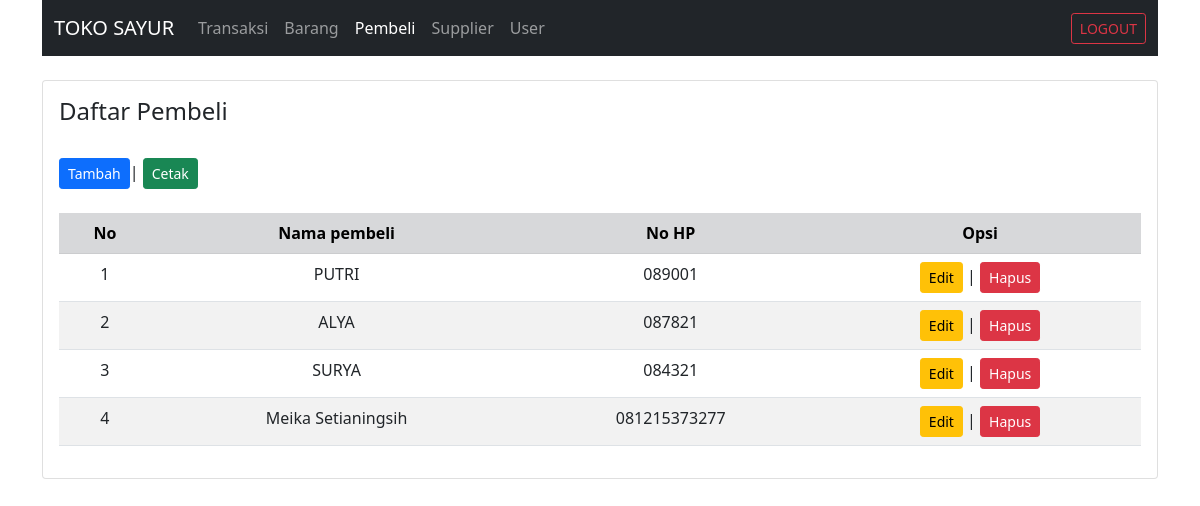
The page /pembeli/index.php (signed in) on the database its author committed.
### tables this page shows
CREATE TABLE `pembeli` (
  `id_pembeli` int(11) NOT NULL,
  `nama_pembeli` varchar(255) NOT NULL,
  `no_hp` varchar(13) NOT NULL
);

### pembeli/index.php (the view, shortened to what this page needs)
<?php
include "../koneksi/koneksi.php";
$sql = "SELECT * FROM pembeli";
$query = mysqli_query($koneksi, $sql);
?>
<!DOCTYPE html>
<html lang="en">
<head>
    <link rel="stylesheet" href="../bootstrap/bootstrap.min.css">
</head>
<body>
    <div class="container">
        <nav class="navbar navbar-expand-lg navbar-dark bg-dark">
            <div class="container-fluid">
                <a href="#" class="navbar-brand">TOKO SAYUR</a>
                <div class="collapse navbar-collapse">
                    <ul class="navbar-nav me-auto mb-2 mb-lg-0">
                        <li class="nav-item">
                            <a href="../index.php" class="nav-link ">Transaksi</a>
                        </li>
                        <li class="nav-item">
                            <a href="../barang/index.php" class="nav-link ">Barang</a>
                        </li>
                        <li class="nav-item">
                            <a href="../pembeli/index.php" class="nav-link  active">Pembeli</a>
                        </li>
                        <li class="nav-item">
                            <a href="../supplier/index.php" class="nav-link">Supplier</a>
                        </li>
                        <li class="nav-item">
                            <a href="../user/index.php" class="nav-link ">User</a>
                        </li>
                    </ul>
                </div>
                <div class="d-flex">
                        <a href="../login/logout.php" class="btn btn-outline-danger btn-sm">LOGOUT</a>
                    </div>
            </div>
        </nav><br>
        <div class="card">
            <div class="card-body">
            <table class="table table-striped table-hover text-center">
                <h4>Daftar Pembeli</h4><br>
                <button type="button" data-bs-toggle="modal" data-bs-target="#tambah" class="btn btn-primary btn-sm">Tambah</button> |
                <a href="../cetak/cetak_pembeli.php" target="_blank" class="btn btn-success btn-sm">Cetak</a><br>
                <br>
                <tr class="table-secondary">
                    <th>No</th>
                    <th>Nama pembeli</th>
                    <th>No HP</th>
                    <th>Opsi</th>
                </tr>
                <?php while ($pembeli = mysqli_fetch_assoc($query)){?>
                    <tr>
                        <td><?=$pembeli['id_pembeli']?></td>
                        <td><?=$pembeli['nama_pembeli']?></td>
                        <td><?=$pembeli['no_hp']?></td>
                        <td>
                            <button type="button" class="btn btn-warning btn-sm" data-bs-toggle="modal" data-bs-target="#edit<?=$pembeli['id_pembeli']?>">Edit</button> |
                            <a href="../pembeli/hapus.php?id_pembeli=<?=$pembeli['id_pembeli']?>" onclick="return confirm('Apakah anda yakin akan hapus data ini?')" class="btn btn-danger btn-sm">Hapus</a>
                        </td>
                    </tr>
               <?php } ?>
            </table>
            </div>
        </div>
    </div>
</body>
</html>

### rows shown on the page
pembeli: id_pembeli "1", nama_pembeli "PUTRI", no_hp "089001"
pembeli: id_pembeli "2", nama_pembeli "ALYA", no_hp "087821"
pembeli: id_pembeli "3", nama_pembeli "SURYA", no_hp "084321"
pembeli: id_pembeli "4", nama_pembeli "Meika Setianingsih", no_hp "081215373277"
